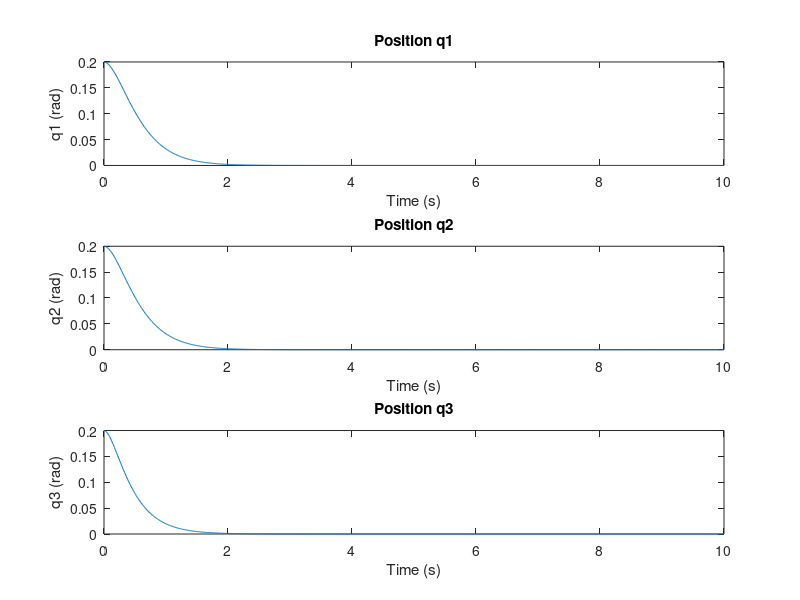

MATLAB code for this plot:
% Define constants
m1 = 1.0; m2 = 1.0; k = 10.0;       % Masses and spring constant
F1 = 1.0; F2 = 1.0; F3 = 1.0; F4 = 1.0; % External forces
l = 5; r = 2;                       % Length of rod and radius of disk

% Moments of inertia
I1 = 1 / 12 * m1 * l^2;
I2 = m2 * r^2 / 2;

% Mass Matrix (M)
M = [ ...
    I1 + I2 + 5*m1*(l + r)^2 + 8.75*m2*(l + r)^2, 4*m1*(l + r)^2 + 8.5*m2*(l + r)^2, 6.25*m2*(l + r)^2; ...
    4*m1*(l + r)^2 + 8.5*m2*(l + r)^2, I1 + I2 + 4*m1*(l + r)^2 + 8.5*m2*(l + r)^2, 6.25*m2*(l + r)^2; ...
    6.25*m2*(l + r)^2, 6.25*m2*(l + r)^2, I1 + I2 + 6.25*m2*(l + r)^2 ...
];

% Damping Matrix (C) - simple damping model
Damping = 0.1 * eye(3); % Add some damping for stability

% Stiffness Matrix (K)
K = diag([k, k, k]);

% Force matrices for tendon configurations
F_matrix_4_tendons = [-1 -1 +1 +1;
                      -1 +1 -1 +1;
                      -1 +1 +1 -1];

F_matrix_1_tendon = [1;1;1];

% System matrices
A = [zeros(3) eye(3);
     -inv(M)*K zeros(3)];
B_1_tendon = [zeros(3, 1); F_matrix_1_tendon];
B_4_tendons = [zeros(3, 4); F_matrix_4_tendons];

C = eye(6); % Now we output all state variables (q1, q2, q3)
D = 0;

% Pole placement for feedback control
p = [-3 -4 -5 -6 -10 -15];  % Desired poles
K_placement_1_tendon = place(A, B_1_tendon, p);
K_placement_4_tendon = place(A, B_4_tendons, p);

% State-space system with feedback control
sys1 = ss(A - B_1_tendon*K_placement_1_tendon, B_1_tendon, C, D);
sys2 = ss(A - B_4_tendons*K_placement_4_tendon, B_4_tendons, C, D);

% Define initial conditions for the simulation (initial positions q1, q2, q3, and velocities)
initial_conditions = [0.2; 0.2; 0.2; 0; 0; 0]; % initial state: [q1; q2; q3; q1_dot; q2_dot; q3_dot]

% Time vector for simulation
t = 0:0.01:10;  % Simulate for 10 seconds with 0.01s time step

% Simulate the system dynamics (numerical integration using lsim)
[y, ~] = initial(sys2,initial_conditions,t);

% Check the size of y
disp('Size of y:');
disp(size(y));

% Extract the positions (q1, q2, q3) from the output of the simulation
q1 = y(:, 1);
q2 = y(:, 2);
q3 = y(:, 3);

% Plot the results
figure;
subplot(3, 1, 1);
plot(t, q1);
title('Position q1');
xlabel('Time (s)');
ylabel('q1 (rad)');

subplot(3, 1, 2);
plot(t, q2);
title('Position q2');
xlabel('Time (s)');
ylabel('q2 (rad)');

subplot(3, 1, 3);
plot(t, q3);
title('Position q3');
xlabel('Time (s)');
ylabel('q3 (rad)');
